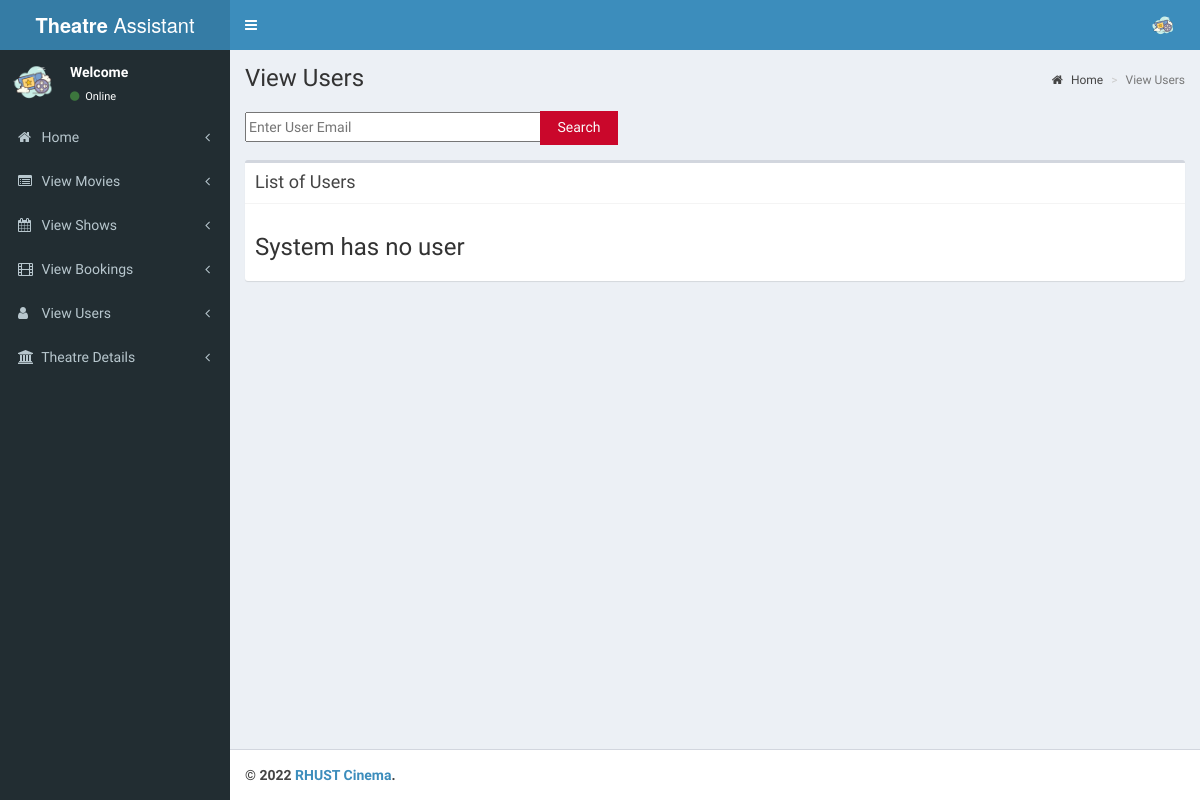
The page /theatre/pages/view_users.php (signed in) on the database as committed earlier.
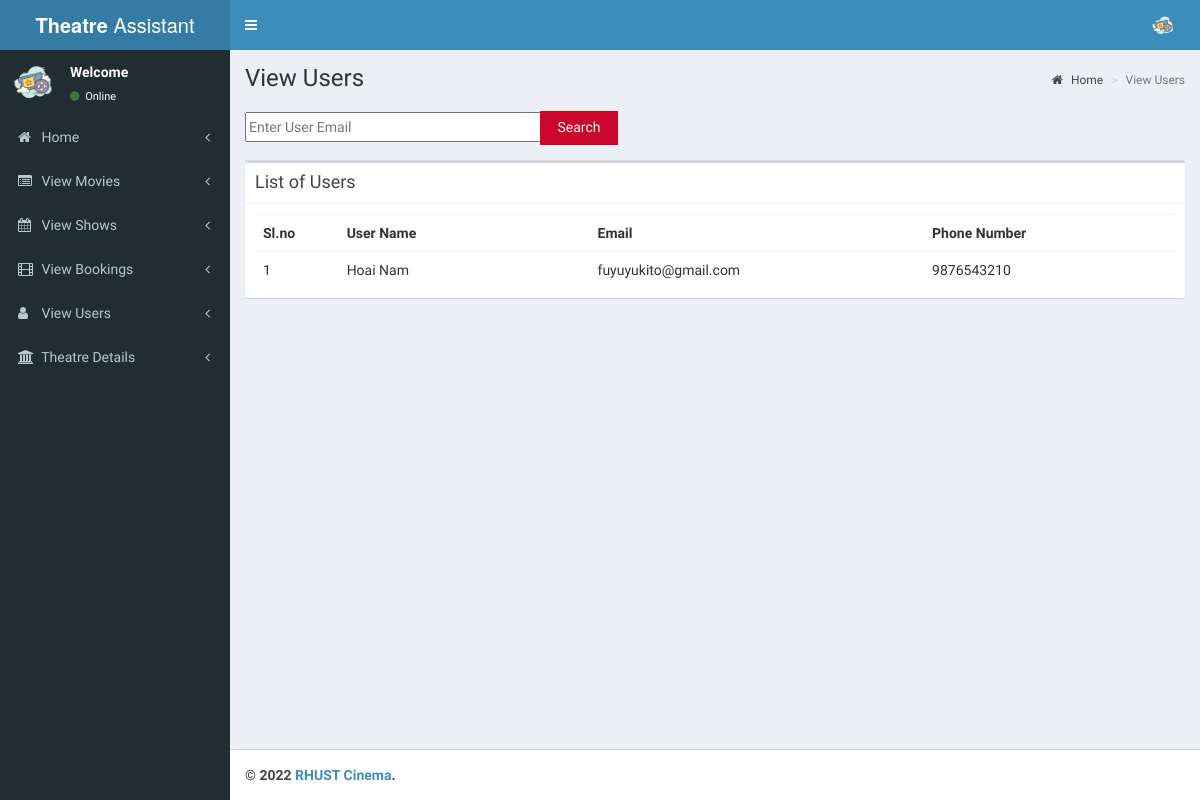
The same page on the database as committed later.
### tables this page shows
CREATE TABLE `tbl_users` (
  `user_id` int(11) NOT NULL,
  `name` varchar(50) NOT NULL,
  `email` varchar(50) NOT NULL,
  `phone` varchar(12) NOT NULL,
  `age` int(2) NOT NULL,
  `gender` varchar(10) NOT NULL
);

### theatre/pages/view_users.php (the view, shortened to what this page needs)
<?php
include('header.php');
?>
<div class="content-wrapper">
    <section class="content-header">
        <h1>
            View Users
        </h1>
        <ol class="breadcrumb">
            <li><a href="index.php"><i class="fa fa-home"></i> Home</a></li>
            <li class="active">View Users</li>
        </ol>
        <br>
        <div class="block">
            <div class="wrap">
                <form action="process_search_user.php" id="reservation-form" method="get" onsubmit="myFunction()">
                    <fieldset>
                        <div class="field">
                            <input type="text" placeholder="Enter User Email" style="height:30px;width:300px" required id="search333" name="search">
                            <input type="submit" value="Search" style="height:34px;padding-top:3px" id="button111">
                        </div>
                    </fieldset>
                </form>
            </div>
        </div>
    </section>
    <section class="content">
        <div class="box">
            <div class="box-header with-border">
                <h3 class="box-title">List of Users</h3>
            </div>
            <div class="box-body">
                <?php
                if (!isset($_GET['uid'])) {
                    $sw = mysqli_query($con, "SELECT * FROM tbl_users");
                } else {
                    $sw = mysqli_query($con, "SELECT * FROM tbl_users WHERE user_id = '" . $_GET['uid'] . "'");
                }
                if (mysqli_num_rows($sw)) { ?>
                    <table class="table">
                        <th class="col-md-1">
                            Sl.no
                        </th>
                        <th class="col-md-3">
                            User Name
                        </th>
                        <th class="col-md-4">
                            Email
                        </th>
                        <th class="col-md-3">
                            Phone Number
                        </th>
                        <?php
                        $sl = 1;
                        while ($user = mysqli_fetch_array($sw)) {
                        ?>
                            <tr>
                                <td>
                                    <?php echo $sl;
                                    $sl++; ?>
                                </td>
                                <td>
                                    <?php echo $user['name']; ?>
                                </td>
                                <td>
                                    <?php echo $user['email'] ?>
                                </td>
                                <td>
                                    <?php echo $user['phone']; ?>
                                </td>
                            </tr>
                        <?php
                        }
                        ?>
                    </table>
                <?php
                } else {
                ?>
                    <h3>System has no user</h3>
                <?php
                }
                ?>
            </div>
        </div>
    </section>
</div>
<?php
include('footer.php');
?>

Rows that differ between the two databases and show on the page:
added tbl_users: name "Hoai Nam", email "fuyuyukito@gmail.com", phone "9876543210"
Other text that changed with them:
text no longer shown: "System has no user"
text now shown: "Sl.no User Name Email Phone Number"
